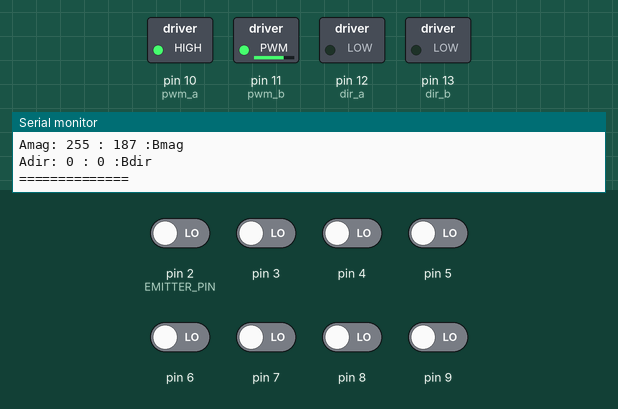
Recording of a sketch running on a simulated Arduino Uno, built with avr-gcc and run on an emulated ATmega328P. On the bench: switched loads named in the sketch (green lamp = pin HIGH), the last lines printed to the serial monitor. The test bench sets the inputs (shaded band); at power-on: pin 2 (EMITTER_PIN), pin 3–9 LOW.

Above: at 12.7 s.
12.8 s: pin 3 driven HIGH
At 15.0 s:
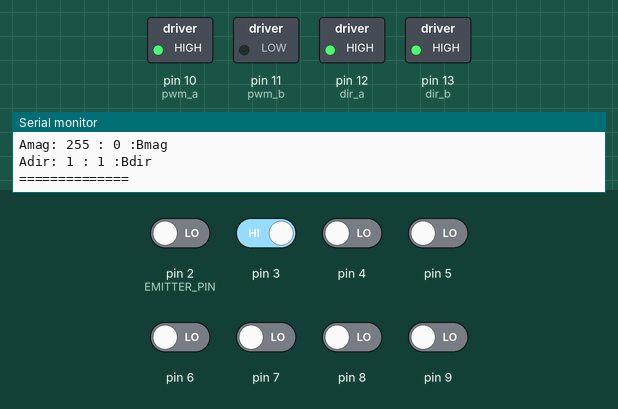
15.8 s: pin 7 driven HIGH
At 15.96 s:
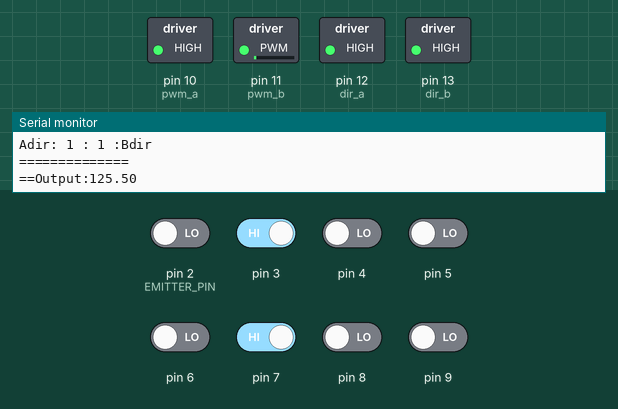
17.5 s: pin 9 driven HIGH
At 19.75 s:
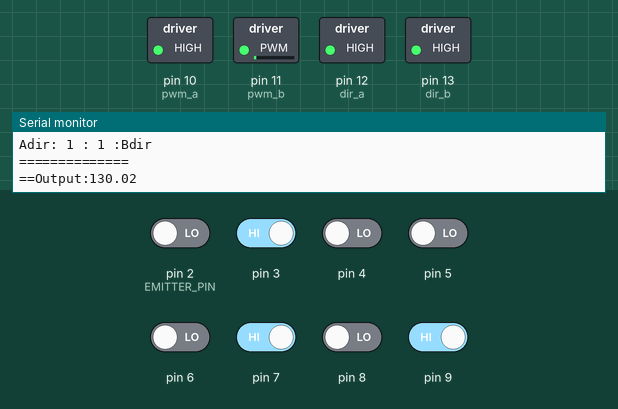
20.5 s: pin 3 driven LOW
At 22.43 s:
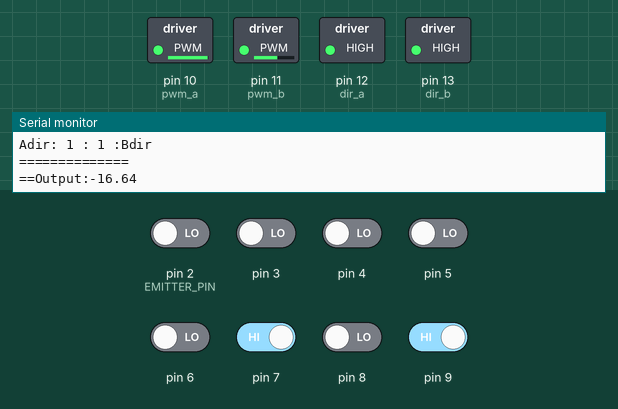
23.5 s: pin 2 (EMITTER_PIN) driven HIGH
26.5 s: pin 8 driven HIGH
Timing chart, 0 to 33.2 s (numbered marks = the images above; inputs shaded):
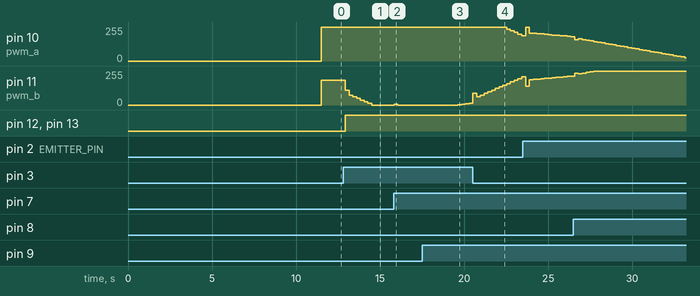

Measured:
- after the input at 12.8 s, pin 11 (pwm_b): moves from 187/255 to 0/255 over 1.6 s, starting after 0.14 s; pin 12 (dir_a), pin 13 (dir_b): LOW → HIGH after 0.14 s
- after the input at 15.8 s, pin 11 (pwm_b): 0/255 → 7/255 at once, → 0/255 0.22 s later
- after the input at 17.5 s, pin 11 (pwm_b): 0/255 → 2/255 after 2.1 s, → 7/255 0.22 s later, → 11/255 0.22 s later, → 15/255 0.22 s later
- after the input at 20.5 s, pin 10 (pwm_a): moves from 255/255 to 189/255 over 1.1 s, starting after 1.8 s

The sketch:

line.ino
```cpp
#include <QTRSensors.h>
#include <PID_v1.h>

#define pwm_a 10
#define pwm_b 11
#define dir_a 12
#define dir_b 13

#define FOREWARD 1
#define BACKWARD 2
#define LEFT 3
#define RIGHT 4
#define STOP 0

int incoming[4];
//a mag is right motor, stops at 45
int a_mag;
//b mag is left motor, stops at 55
int b_mag;
int a_dir;
int b_dir;

//robot tunings
int front_speed = 200; //how fast should go forwrd, before correction
int front_delay = 200; //how long between calculating next move
int back_speed = 255;
int back_delay = 200;
int bias = 68; //constant to correct for wheel difarential

//robot pid tuning values
float Kp = 0.013;
float Ki = 0.05;
float Kd = 0.0023;


//best values found so far:
//
//int front_speed = 200; //how fast should go forwrd, before correction
//int front_delay = 200; //how long between calculating next move
//int back_speed = 255;
//int back_delay = 200;
//int bias = 68; //constant to correct for wheel difarential

////robot pid tuning values
//float Kp = 0.013;
//float Ki = 0.05;
//float Kd = 0.0023;


//PID variables
double Setpoint, Input, Output;
PID myPID(&Input, &Output, &Setpoint, Kp, Ki, Kd, DIRECT);

//QTR setup
#define NUM_SENSORS   8     // number of sensors used
#define TIMEOUT       2500  // waits for 2500 microseconds for sensor outputs to go low
#define EMITTER_PIN   2     // emitter is controlled by digital pin 2

// sensors 0 through 7 are connected to digital pins 2 through 9, 10-13 are motor pins
QTRSensorsRC qtrrc((unsigned char[]) {2, 3, 4, 5, 6, 7, 8, 9},
  NUM_SENSORS, TIMEOUT, EMITTER_PIN);
unsigned int sensorValues[NUM_SENSORS];

void setup(){
	//line sensor setup
	qtr_calibrate();

	//motor setup
	pinMode(pwm_a, OUTPUT);  //Set control pins to be outputs
	pinMode(pwm_b, OUTPUT);
	pinMode(dir_a, OUTPUT);
	pinMode(dir_b, OUTPUT);
	Serial.begin(9600);

	//pid setup
	Setpoint=3500;
	myPID.SetOutputLimits(-255.0,255.0);
	myPID.SetMode(AUTOMATIC);


}
void qtr_calibrate(){
delay(500);
  for (int i = 0; i < 400; i++)  // make the calibration take about 10 seconds
  {
    qtrrc.calibrate();       // reads all sensors 10 times at 2500 us per read (i.e. ~25 ms per call)
  }
  digitalWrite(13, LOW);     // turn off Arduino's LED to indicate we are through with calibration

  // print the calibration minimum values measured when emitters were on
  for (int i = 0; i < NUM_SENSORS; i++)
  {
    Serial.print(qtrrc.calibratedMinimumOn[i]);
    Serial.print(' ');
  }
  Serial.println();

  // print the calibration maximum values measured when emitters were on
  for (int i = 0; i < NUM_SENSORS; i++)
  {
    Serial.print(qtrrc.calibratedMaximumOn[i]);
    Serial.print(' ');
  }
  Serial.println();
  Serial.println();
  delay(1000);
  setMove(FOREWARD,128,0,-70);

}
void setMove(int dir, int mag, int trim, int bias){
	//TODO trim
	if (bias != 0){
		trim = trim + bias;
	}

	if (trim !=0){
			a_mag=mag+trim;
			b_mag=mag-trim;
		}
	else{
		a_mag=mag;
		b_mag=mag;
		}

	switch(dir){
		case FOREWARD:{
		     a_dir=HIGH;
		     b_dir=HIGH;
		     break;
		}
		case BACKWARD:{
		     a_dir=LOW;
		     b_dir=LOW;
		     break;
		}
		case LEFT:{
		     a_dir=LOW;
		     b_dir=HIGH;
		     break;
		}
		case RIGHT:{
		     a_dir=LOW;
		     b_dir=HIGH;
		     break;
		}
		case STOP:{
		     a_dir=HIGH;
		     b_dir=HIGH;
		     a_mag=0;
		     b_mag=0;
		     break;
		}
	}

	if (a_mag>255){a_mag=255;}
	if (b_mag>255){b_mag=255;}
	if (a_mag<0){a_mag=0;}
	if (b_mag<0){b_mag=0;}

	digitalWrite(dir_a, a_dir);
	digitalWrite(dir_b, b_dir);
	analogWrite(pwm_a, a_mag);
	analogWrite(pwm_b, b_mag);

	Serial.print("Amag: ");
	Serial.print(a_mag);
	Serial.print(" : ");
	Serial.print(b_mag);
	Serial.println(" :Bmag\n");
	Serial.print("Adir: ");
	Serial.print(a_dir);
	Serial.print(" : ");
	Serial.print(b_dir);
	Serial.println(" :Bdir\n");
	Serial.println("==============");

}


void loop(){

	Input = qtrrc.readLine(sensorValues);
	if (Input == 0 || Input > 7000){
		setMove(BACKWARD,back_speed,0,bias);
		delay(back_delay);
	}
	else{
		myPID.Compute();
		Serial.println(Input);
		setMove(FOREWARD,front_speed,Output,bias);
		Serial.print("==Output:");
		Serial.println(Output);
		delay(front_delay);
	}
}
```
